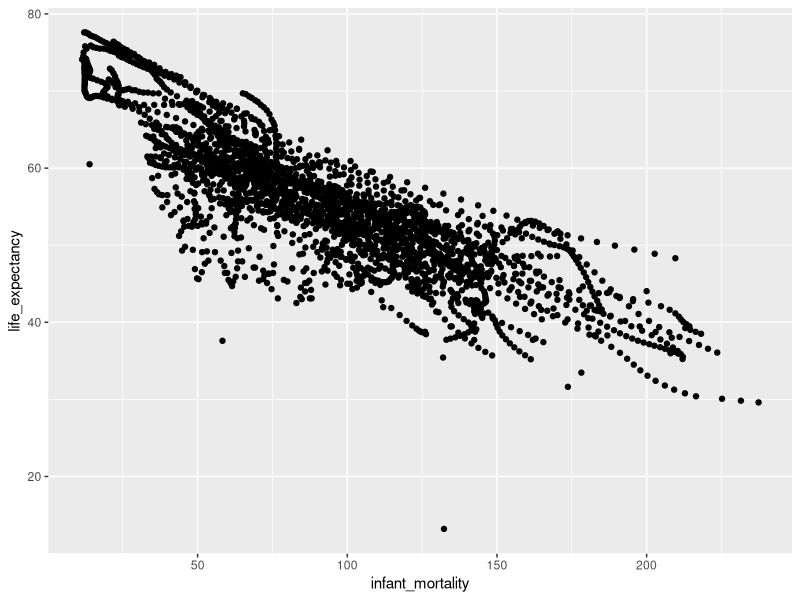
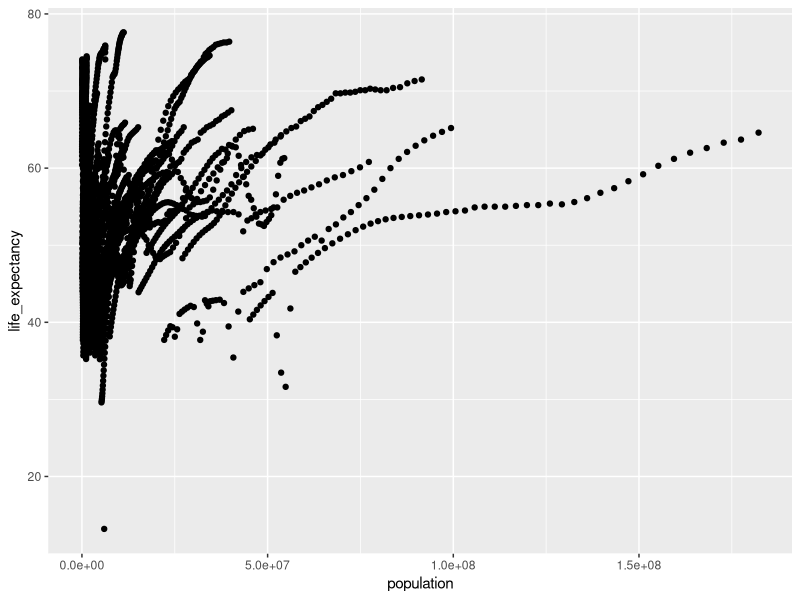
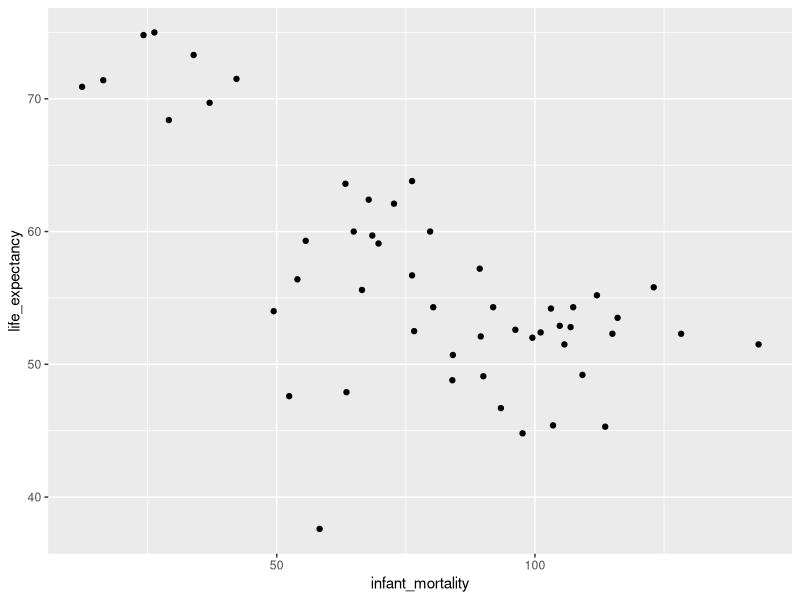
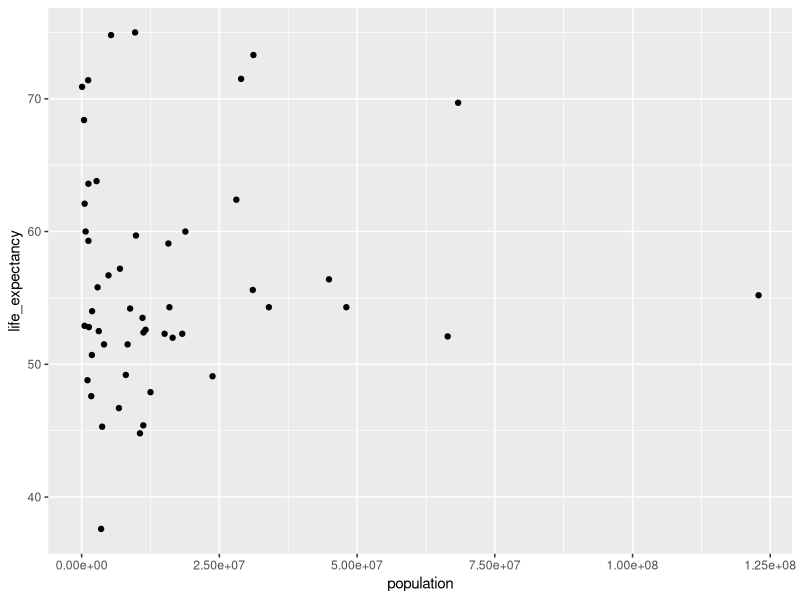

Here is the R script that generated these plots, in order:
## ---- chunk 1
#loading dslabs 
library(dslabs)


#viewing help file for gapminder data
help("gapminder")
## ---- chunk 2
str(gapminder)
## ---- chunk 3
summary(gapminder)

## ---- chunk 4
class(gapminder)
## ---- chunk 5
library(tidyverse)
## ---- chunk 6
africadata <- gapminder %>%
  filter(continent == "Africa")
## ---- chunk 7
str(africadata)
summary(africadata)
## ---- chunk 8
infant_expect <- subset(africadata, select = c(infant_mortality, life_expectancy))

## looking a structure of infant_expect
str(infant_expect)

## summary of infant_expect 
summary(infant_expect)
## ---- chunk 9
pop_expect <- subset(africadata, select = c(life_expectancy, population))

##structure of pop_expect
str(pop_expect)

##summary of pop_expect
summary(pop_expect)
## ---- chunk 10
library(ggplot2)
## ---- chunk 11
expect_infant_plot <- ggplot(infant_expect, aes(x = infant_mortality, y = life_expectancy)) +
  geom_point()

expect_infant_plot
## ---- chunk 12
expect_pop_plot <- ggplot(pop_expect, aes(x = population, y = life_expectancy)) +
  geom_point() + 
  scale_y_continuous()

expect_pop_plot
## ---- chunk 13
colSums(is.na(africadata)) ##finding out how many NA values exist for each column 

where_na_infant <- africadata %>% ## creating object that clearly shows which years have missing values for infant mortality
  filter(is.na(infant_mortality))

## ---- chunk 14
africa_twothousand <- africadata %>%
  filter(year == "2000")


str(africa_twothousand) ## double checking structure
summary(africa_twothousand) ## triple checking structure 
## ---- chunk 15
expect_infant_plot2000 <- ggplot(africa_twothousand, aes(x = infant_mortality, y = life_expectancy)) +
  geom_point()

expect_infant_plot2000
## ---- chunk 16
expect_pop_plot2000 <- ggplot(africa_twothousand, aes(x = population, y = life_expectancy)) +
  geom_point() + 
  scale_y_continuous()

expect_pop_plot2000
## ---- chunk 17
fit1 <- lm(life_expectancy ~ infant_mortality, africa_twothousand)

fit2 <- lm(life_expectancy ~ population, africa_twothousand)
## ---- chunk 18
summary(fit1)
summary(fit2)
